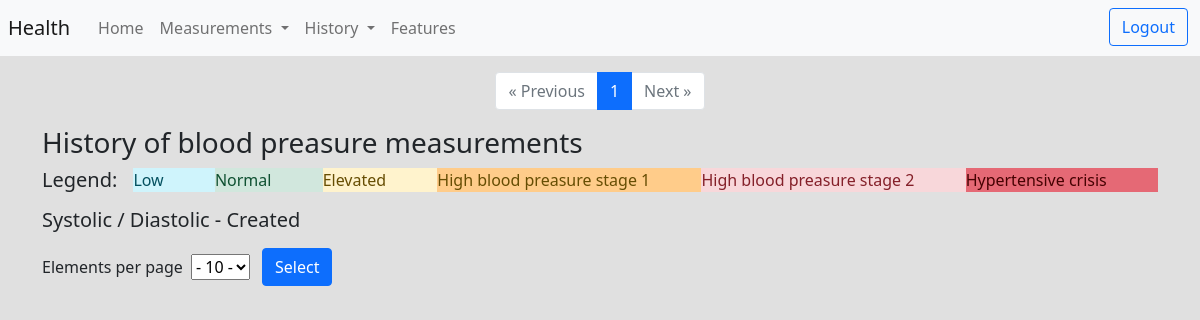
/history/blood_preasure?page=2&elem=10 (signed in), run on an earlier commit of the app's database.
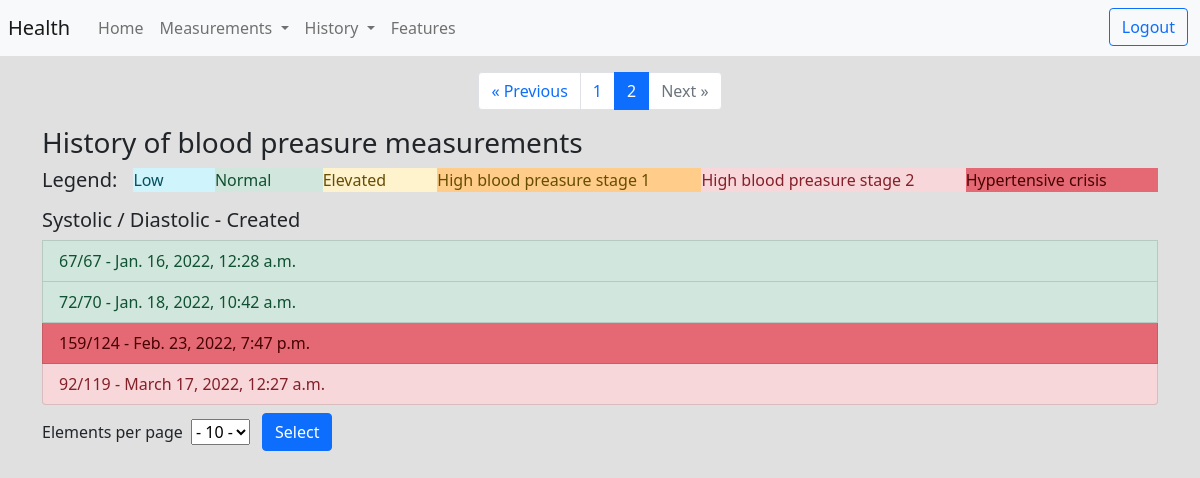
And on a later commit of the database.
### measurements/models.py (models this page shows, shortened)
class BloodPreasure(Timestamp):
  user = models.ForeignKey("auth.User", on_delete=models.CASCADE, related_name="blood_preasure")
  systolic_bp = models.IntegerField(blank=False, null=False)
  diastolic_bp = models.IntegerField(blank=False, null=False)
  category = models.PositiveSmallIntegerField(default=BPCategory.NORMAL)
  note = models.TextField(max_length=500, blank=True, null=True)

### history/views.py (the view)
# urls.py: path('blood_preasure', BloodPreasureHistory, name='blood_preasure'),
def BloodPreasureHistory(request):
  user = request.user
  if user.is_authenticated:
    history = BloodPreasure.objects.filter(user=user)
    if request.method == 'POST':
      elem_on_page = int(request.POST.get('selected').strip('-'))
    if request.method == 'GET':
      try:
        elem_on_page = int(request.GET.get('elem'))
      except:
        elem_on_page = 10
    paginator = Paginator(history, elem_on_page)
    page_number = request.GET.get('page')
    page_obj = paginator.get_page(page_number)
    return render(request,
                  'history/blood.html',
                  {'page_obj': page_obj,
                   'elem_on_page': elem_on_page,
                   'category': BPCategory}
                  )
  else:
    return HttpResponseRedirect(reverse_lazy('login'))

### history/templates/history/blood.html (shortened to what this page needs)
{% extends "base.html" %}
{% block body %}
  <div class="container">
    <div aria-label="Page navigation">
      <ul class="pagination justify-content-center">
        {% if page_obj.has_previous %}
          <li class="page-item">
            <a class="page-link" href="?page={{ page_obj.previous_page_number }}&elem={{ elem_on_page }}">&laquo; Previous</a>
          </li>
        {% else %}
          <li class="page-item disabled">
            <a class="page-link" href="#" tabindex="-1" aria-disabled="True">&laquo; Previous</a>
          </li>
        {% endif %}
        {% for i in page_obj.paginator.page_range %}
          {% if page_obj.number == i %}
            <li class="page-item active" aria-current="page">
              <span class="page-link">
                {{ i }}
              </span>
            </li>
          {% else %}
            <li class="page-item">
              <a class="page-link" href="?page={{ i }}&elem={{ elem_on_page }}" >{{ i }}</a>
            </li>
          {% endif %}
        {% endfor %}
        {% if page_obj.has_next %}
        <li class="page-item">
          <a class="page-link" href="?page={{ page_obj.next_page_number }}&elem={{ elem_on_page }}">Next &raquo;</a>
        </li>
        {% else %}
        <li class="page-item disabled">
          <a class="page-link" href="#" tabindex="-1" aria-disabled="true">Next &raquo;</a>
        </li>
        {% endif %}
      </ul>
    </div>
    <div class="list-group">
      <h3>History of blood preasure measurements</h3>
      <div class="d-flex">
        <h5 class="me-3">Legend:</h5>
        <p class="list-group-item-info flex-fill">Low</p>
        <p class="list-group-item-success flex-fill">Normal</p>
        <p class="list-group-item-warning flex-fill">Elevated</p>
        <p class="list-group-item-height-warning flex-fill">High blood preasure stage 1</p>
        <p class="list-group-item-danger flex-fill">High blood preasure stage 2</p>
        <p class="list-group-item-height-danger flex-fill">Hypertensive crisis</p>
      </div>
      <h5>Systolic / Diastolic - Created</h5>
      {% for h in page_obj %}
        {% if h.category == category.CRISIS %}
          <a href="{% url 'history:blood_preasure_details' h.id %}" class="list-group-item list-group-item-height-danger">
        {% elif h.category == category.STAGE_2 %}
          <a href="{% url 'history:blood_preasure_details' h.id %}" class="list-group-item list-group-item-danger">
        {% elif h.category == category.STAGE_1 %}
          <a href="{% url 'history:blood_preasure_details' h.id %}" class="list-group-item list-group-item-height-warning">
        {% elif h.category == category.LOW %}
          <a href="{% url 'history:blood_preasure_details' h.id %}" class="list-group-item list-group-item-info">
        {% elif h.category == category.NORMAL %}
          <a href="{% url 'history:blood_preasure_details' h.id %}" class="list-group-item list-group-item-success">
        {% else %}
          <a href="{% url 'history:blood_preasure_details' h.id %}" class="list-group-item list-group-item-warning">
        {% endif %}
            {{ h.systolic_bp }}/{{ h.diastolic_bp }} - {{ h.created }}
          </a>
      {% endfor %}
    </div>
    <form method="post">
      <div class="form-row align-items-center d-flex">
        <div class="col-auto">
          <label for="inlineFormCustomSelect">Elements per page</label>
          <select class="text-center custom-select mx-1" name="selected">
            <option selected>- {{ elem_on_page }} -</option>
          </select>
        </div>
        <div class="col-auto m-2">
          <button type="submit" class="btn btn-primary">Select</button>
        </div>
      </div>
    </form>
  </div>
{% endblock %}

What changed in the data, as far as the page shows it:
added BloodPreasure: systolic_bp "67", diastolic_bp "67", created "Jan. 16, 2022, 12:28 a.m."
added BloodPreasure: systolic_bp "72", diastolic_bp "70", created "Jan. 18, 2022, 10:42 a.m."
added BloodPreasure: systolic_bp "159", diastolic_bp "124", created "Feb. 23, 2022, 7:47 p.m."
added BloodPreasure: systolic_bp "92", diastolic_bp "119", created "March 17, 2022, 12:27 a.m."
Also different on the page:
list line gone: "1"
new list line: "1"
new list line: "2"
